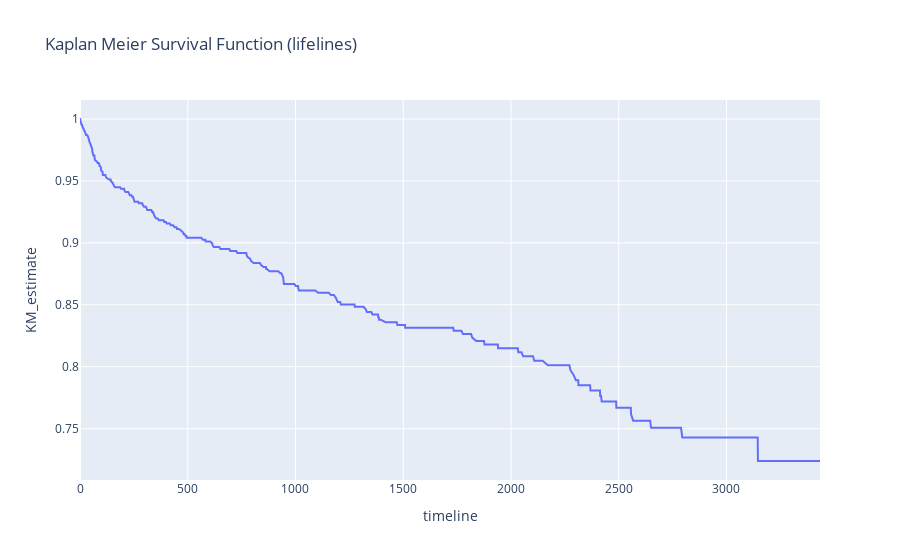

The notebook cell saved with this chart:
### Code cell
kmf = KaplanMeierFitter()
kmf.fit(df.time, df.death)
est = kmf.survival_function_
est = est.reset_index()
fig2 = px.line(est, x='timeline',  y='KM_estimate', title='Kaplan Meier Survival Function (lifelines)')
fig2

### Figure 1 — Plotly figure (JSON) as saved in the notebook; plotly's stock layout.template omitted (floating-point values rounded to 4 significant figures; data arrays with more than 128 entries replaced by an {"elided": "..."} marker saying what was removed)
{"data": [{"hovertemplate": "timeline=%{x}<br>KM_estimate=%{y}<extra></extra>", "legendgroup": "", "line": {"color": "#636efa", "dash": "solid"}, "mode": "lines", "name": "", "orientation": "v", "showlegend": false, "type": "scatter", "x": {"elided": "608 int values"}, "xaxis": "x", "y": {"elided": "608 float values"}, "yaxis": "y"}], "layout": {"legend": {"tracegroupgap": 0}, "title": {"text": "Kaplan Meier Survival Function (lifelines)"}, "xaxis": {"anchor": "y", "domain": [0, 1], "title": {"text": "timeline"}}, "yaxis": {"anchor": "x", "domain": [0, 1], "title": {"text": "KM_estimate"}}}}
